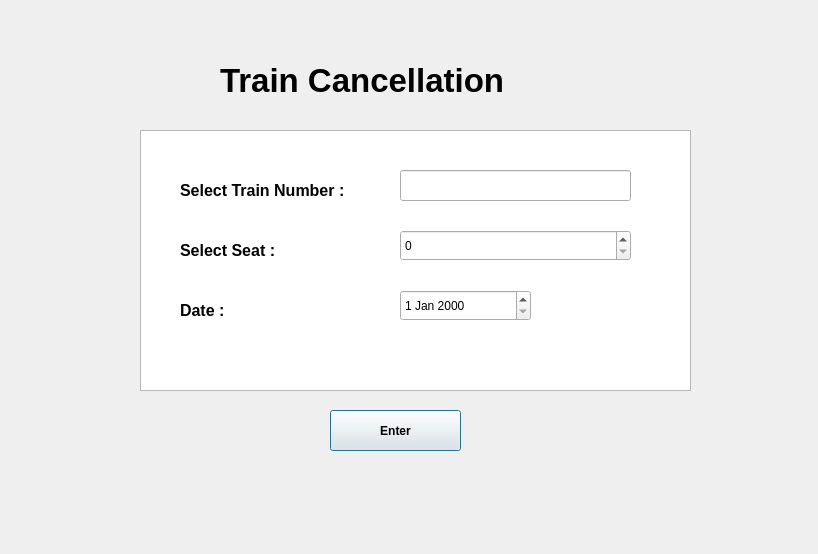
<?xml version="1.0" encoding="UTF-8"?>
<ui version="4.0">
 <class>trainCancelMenu</class>
 <widget class="QDialog" name="trainCancelMenu">
  <property name="geometry">
   <rect>
    <x>0</x>
    <y>0</y>
    <width>818</width>
    <height>554</height>
   </rect>
  </property>
  <property name="windowTitle">
   <string>Dialog</string>
  </property>
  <widget class="QLabel" name="label">
   <property name="geometry">
    <rect>
     <x>180</x>
     <y>170</y>
     <width>211</width>
     <height>41</height>
    </rect>
   </property>
   <property name="font">
    <font>
     <pointsize>12</pointsize>
     <bold>true</bold>
    </font>
   </property>
   <property name="text">
    <string>Select Train Number :</string>
   </property>
  </widget>
  <widget class="QLabel" name="label_2">
   <property name="geometry">
    <rect>
     <x>180</x>
     <y>230</y>
     <width>211</width>
     <height>41</height>
    </rect>
   </property>
   <property name="font">
    <font>
     <pointsize>12</pointsize>
     <bold>true</bold>
    </font>
   </property>
   <property name="text">
    <string>Select Seat :</string>
   </property>
  </widget>
  <widget class="QLabel" name="label_3">
   <property name="geometry">
    <rect>
     <x>180</x>
     <y>290</y>
     <width>211</width>
     <height>41</height>
    </rect>
   </property>
   <property name="font">
    <font>
     <pointsize>12</pointsize>
     <bold>true</bold>
    </font>
   </property>
   <property name="text">
    <string>Date :</string>
   </property>
  </widget>
  <widget class="QDateEdit" name="dateEdit">
   <property name="geometry">
    <rect>
     <x>400</x>
     <y>290</y>
     <width>131</width>
     <height>31</height>
    </rect>
   </property>
  </widget>
  <widget class="QSpinBox" name="spinBox">
   <property name="geometry">
    <rect>
     <x>400</x>
     <y>230</y>
     <width>231</width>
     <height>31</height>
    </rect>
   </property>
  </widget>
  <widget class="QLineEdit" name="lineEdit">
   <property name="geometry">
    <rect>
     <x>400</x>
     <y>170</y>
     <width>231</width>
     <height>31</height>
    </rect>
   </property>
  </widget>
  <widget class="QGraphicsView" name="graphicsView">
   <property name="geometry">
    <rect>
     <x>140</x>
     <y>130</y>
     <width>551</width>
     <height>261</height>
    </rect>
   </property>
  </widget>
  <widget class="QPushButton" name="pushButton">
   <property name="geometry">
    <rect>
     <x>330</x>
     <y>410</y>
     <width>131</width>
     <height>41</height>
    </rect>
   </property>
   <property name="font">
    <font>
     <bold>true</bold>
    </font>
   </property>
   <property name="text">
    <string>Enter</string>
   </property>
   <property name="default">
    <bool>true</bool>
   </property>
  </widget>
  <widget class="QLabel" name="label_4">
   <property name="geometry">
    <rect>
     <x>220</x>
     <y>50</y>
     <width>371</width>
     <height>61</height>
    </rect>
   </property>
   <property name="font">
    <font>
     <pointsize>25</pointsize>
     <bold>true</bold>
    </font>
   </property>
   <property name="text">
    <string>Train Cancellation</string>
   </property>
  </widget>
  <zorder>graphicsView</zorder>
  <zorder>label</zorder>
  <zorder>label_2</zorder>
  <zorder>label_3</zorder>
  <zorder>lineEdit</zorder>
  <zorder>spinBox</zorder>
  <zorder>dateEdit</zorder>
  <zorder>pushButton</zorder>
  <zorder>label_4</zorder>
 </widget>
 <resources/>
 <connections/>
</ui>
